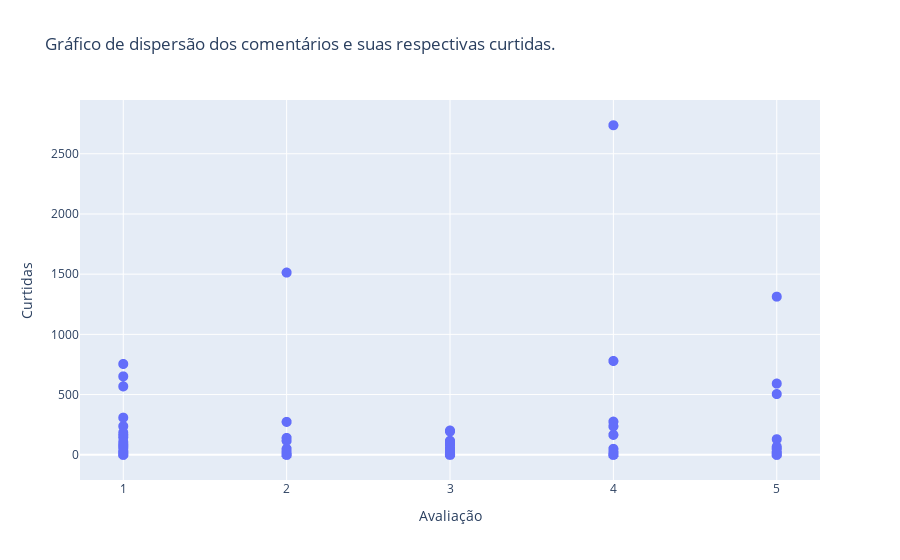

The cell this chart's notebook holds for it:
### Markdown cell above
### Comentários com curtidas.
* Esse gráfico está nos mostrando quais são nossos comentários com mais curtidas e em qual avaliação ele se encontra. Abaixo vamos entrar no nível do detalhe.

### Code cell
fig = px.scatter(df, x='Score', y='Thumbs Up Count', title='Gráfico de dispersão dos comentários e suas respectivas curtidas.',
                 labels={'Score': 'Avaliação', 'Thumbs Up Count': 'Curtidas'})

fig.update_traces(marker=dict(size=10))
fig.update_layout(xaxis=dict(tickmode='linear', dtick=1))
fig.show()

### Figure 1 — Plotly figure (JSON) as saved in the notebook; plotly's stock layout.template omitted (floating-point values rounded to 4 significant figures; data arrays with more than 128 entries replaced by an {"elided": "..."} marker saying what was removed)
{"data": [{"hovertemplate": "Avaliação=%{x}<br>Curtidas=%{y}<extra></extra>", "legendgroup": "", "marker": {"color": "#636efa", "size": 10, "symbol": "circle"}, "mode": "markers", "name": "", "showlegend": false, "type": "scattergl", "x": {"elided": "10000 int values"}, "xaxis": "x", "y": {"elided": "10000 int values"}, "yaxis": "y"}], "layout": {"legend": {"tracegroupgap": 0}, "title": {"text": "Gráfico de dispersão dos comentários e suas respectivas curtidas."}, "xaxis": {"anchor": "y", "domain": [0, 1], "dtick": 1, "tickmode": "linear", "title": {"text": "Avaliação"}}, "yaxis": {"anchor": "x", "domain": [0, 1], "title": {"text": "Curtidas"}}}}
